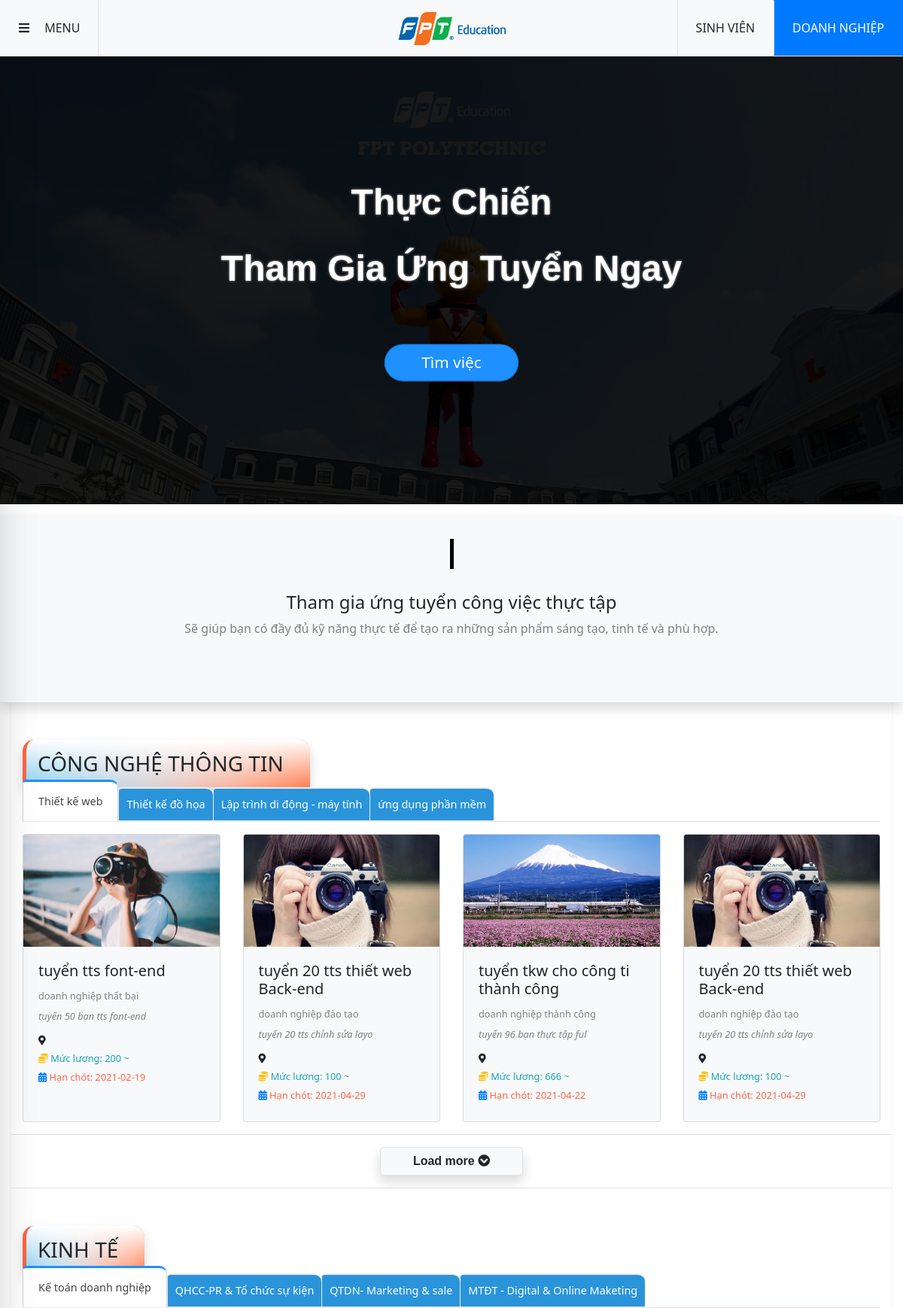
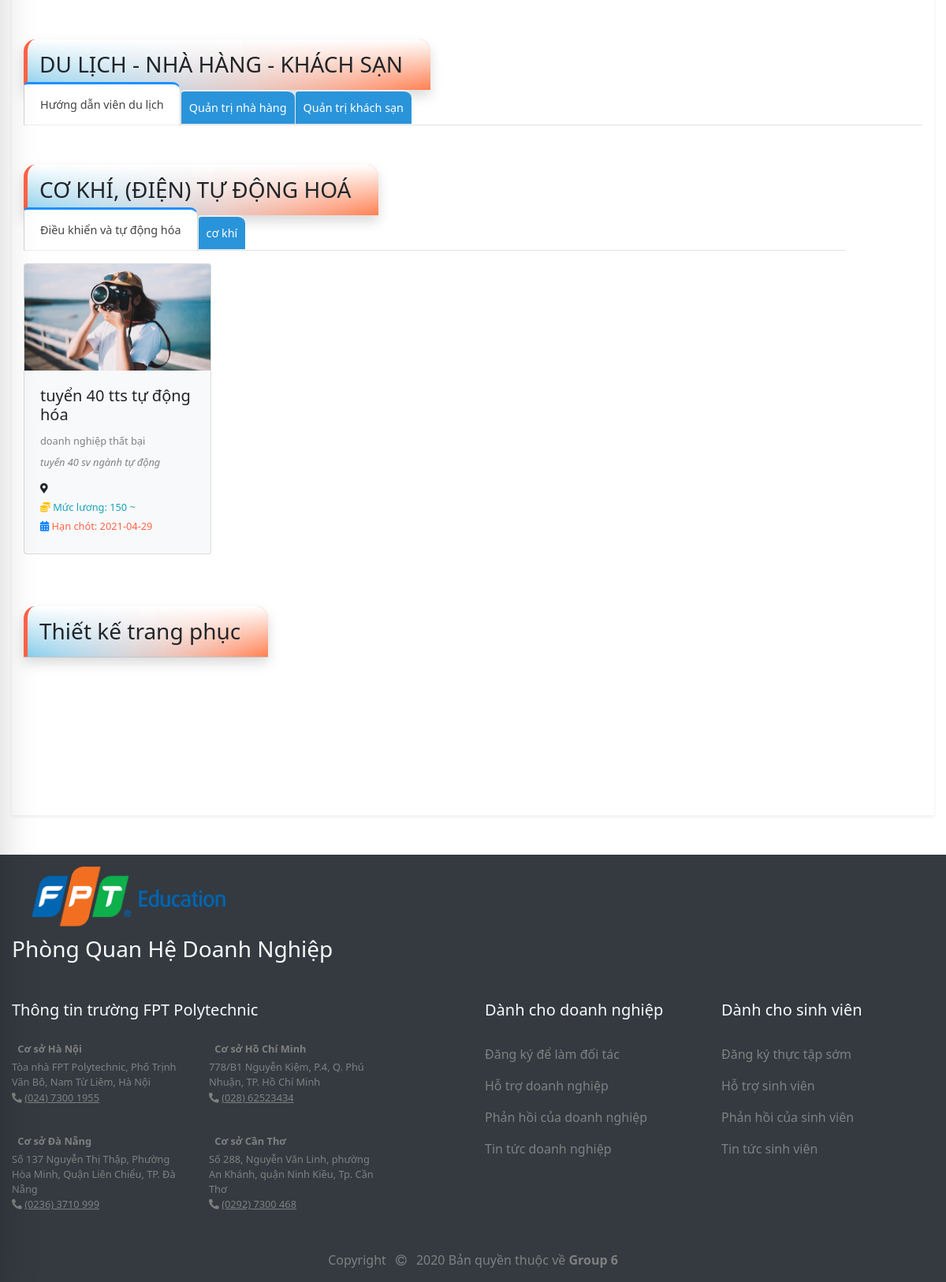
The page /site/index.php on the database its author committed (2 pictures, top to bottom).
### tables this page shows
CREATE TABLE `nhom_nganh` (
  `id_nn` int(11) NOT NULL,
  `ten_nn` varchar(100) NOT NULL,
  `an_hien` tinyint(1) DEFAULT NULL
);

CREATE TABLE `nganh` (
  `id_nganh` int(11) NOT NULL,
  `ten_nganh` varchar(100) NOT NULL,
  `an_hien` tinyint(1) DEFAULT NULL,
  `id_nn` int(11) NOT NULL
);

CREATE TABLE `dang_tuyen` (
  `id_dt` int(11) NOT NULL,
  `tieu_de` varchar(100) NOT NULL,
  `mo_ta` varchar(1000) NOT NULL,
  `yeu_cau` varchar(1000) NOT NULL,
  `quyen_loi` varchar(1000) NOT NULL,
  `sl_sv_can` int(11) NOT NULL,
  `sl_sv_dk` int(11) NOT NULL,
  `thoi_gian` date DEFAULT NULL,
  `vi_tri` tinyint(1) NOT NULL COMMENT '0 nhân viên thực tập\r\n1 nhân viên chính thức',
  `kinh_nghiem` tinyint(1) DEFAULT 0 COMMENT '0: không cần\r\n1: cần',
  `luong_khoi_dau` int(12) NOT NULL,
  `luong_ket_thuc` int(12) DEFAULT NULL,
  `thoi_gian_tt` int(2) NOT NULL COMMENT 'từ 1-12 giá trị theo tháng',
  `full_part_time` tinyint(1) NOT NULL COMMENT '0 part time\r\n1 full time',
  `thoi_gian_lam_viec` tinyint(1) NOT NULL COMMENT '0 làm t2-t6\r\n1 lam thu2-thu7\r\n2 lam thu2-cn',
  `che_do_bao_hiem` tinyint(1) DEFAULT 0,
  `du_lich` tinyint(1) DEFAULT 0,
  `che_do_thuong` tinyint(1) DEFAULT 0,
  `dao_tao` tinyint(1) DEFAULT 0,
  `tang_luong` tinyint(1) DEFAULT 0,
  `nghi_phep_nam` tinyint(1) DEFAULT 0,
  `id_dn` int(11) NOT NULL,
  `id_nganh` int(11) NOT NULL,
  `an_hien` tinyint(1) NOT NULL
);

CREATE TABLE `doanh_nghiep` (
  `id_dn` int(11) NOT NULL,
  `id_user` int(12) NOT NULL,
  `ten_dn` varchar(100) NOT NULL,
  `banner` varchar(200) DEFAULT NULL,
  `anh` varchar(200) DEFAULT NULL,
  `dia_chi` varchar(100) NOT NULL,
  `toa_do` varchar(30) NOT NULL COMMENT 'lat và lng cách nhau bởi dấu ,',
  `masothue` int(10) NOT NULL,
  `fax` int(10) NOT NULL,
  `sdt` varchar(11) NOT NULL,
  `sdt_ban` varchar(11) NOT NULL,
  `facebook` varchar(200) NOT NULL,
  `website` varchar(200) NOT NULL,
  `ngay_cap_nhap` date DEFAULT NULL,
  `an_hien` tinyint(1) DEFAULT 1,
  `stt` int(3) NOT NULL
);

### system/database.php (called while the page is built, shortened)
<?php
    function getConnection()  {
        try {
            $conn = new PDO("mysql:host=".HOST_DB.";dbname=".NAME_DB, USER_DB, PASS_DB);
            $conn->setAttribute(PDO::ATTR_ERRMODE, PDO::ERRMODE_EXCEPTION);
            return $conn;
            } catch(PDOException $e) {
            echo "Connection failed: " . $e->getMessage();
            }
        }
    function query($sql)   {
        $conn = getConnection();
        $result = $conn->query($sql);
        return $result;
        }
    function queryOne($sql) {
        $conn = getConnection();
        $result = $conn->query($sql);
        $row = $result->fetch(PDO::FETCH_ASSOC);
        return $row;
    }
?>

### site/model/home.php (called while the page is built, shortened)
<?php
require_once('../system/database.php');
function ds_nn(){
    $sql ="SELECT * FROM nhom_nganh";
   return query($sql);
}
function ds_nganh($id){
    $sql ="SELECT * FROM nganh where id_nn=$id";
   return query($sql);
}
function ds_dt($id){
    $sql ="SELECT * from dang_tuyen where id_nganh=$id and curdate() <= thoi_gian and sl_sv_can > sl_sv_dk order by id_dt desc";
    return query($sql);
}
function checkdoanhnghiepbyid($id){
    $sql="select * from doanh_nghiep where id_dn='$id'";
    return queryOne($sql);
}
?>

### site/view/home.php (the view, shortened to what this page needs)
<div id="home" class="shadow-sm">
      <div class="row bg-light shadow my-3">
          <div class="home-line"></div>
          <div class="home-note col-12 text-center">
              <h4 class=" m-auto">Tham gia ứng tuyển công việc thực tập</h4>
              <p class="text-gray mt-2">Sẽ giúp bạn có đầy đủ kỹ năng thực tế để tạo ra những sản phẩm sáng tạo, tinh tế và phù hợp.</p>
          </div>
      </div>
      <?php
      foreach($ds_nn as $ds_nn){ $ds_nganh=ds_nganh($ds_nn['id_nn']); ?>
      <div class=" row home-list-job">
          <div class="col-12">
              <h3 class=" shadow d-inline-block" ><?=$ds_nn['ten_nn']?></h3>
              <ul class=" nav nav-tabs mt-n2">
                  <?php
                   $i=1;
                  foreach($ds_nganh as $ds_nganh){
                     $a=$ds_nganh['id_nganh'];
                  ?>
                  <li class="nav-item ">
                      <a class="nav-link <?php if($i==1) echo 'active';?>" data-toggle="tab" href="#menu<?=$a.$i?>"><?=$ds_nganh['ten_nganh']?></a>
                  </li>
                  <?php $i= $i + 1; } ?>
              </ul>
              <div class="tab-content">
                  <?php
                   $ds_nganh=ds_nganh($ds_nn['id_nn']);
                   $k=1;
                  foreach($ds_nganh as $ds_nganh){
                      $a=$ds_nganh['id_nganh'];
                      $ds_dt=ds_dt($ds_nganh['id_nganh']);
                      ?>
                  <div id="menu<?=$a.$k?>" class="list-box-home  tab-pane <?php if($k==1) echo 'active';?>">
                      <div class="row d-flex flex-wrap ">
                      <?php $dem=1; foreach($ds_dt as $ds_dt){
                          if($dem>4) break;
                          $thongtindn=checkdoanhnghiepbyid($ds_dt['id_dn']);
                          ?>
                          <div class=" col-lg-3 col-md-6 mt-3  pb-3  float-left">
                              <div class="card card-re h-100 bg-light">
                                  <img class="card-img-top " src="../uploads/<?=$thongtindn['anh']?>" onerror=this.src="../uploads/700x400.png" alt="Card image cap ">
                                  <div class="card-body small">
                                      <h5 class="card-title "><?=$ds_dt['tieu_de']?></h5>
                                      <a href="" class="card-text text-gray "><?=$thongtindn['ten_dn']?></a>
                                      <p class="card-text text-gray py-2 font-italic"><?php echo substr($ds_dt['mo_ta'],0,33)?></p>
                                      <p class="card-text "><i class="fas fa-map-marker-alt"></i> <?=$thongtindn['dia_chi']?></p>
                                      <p class="card-text text-info  "><i class="fas fa-coins   text-warning    "></i> Mức lương: <?=$ds_dt['luong_khoi_dau']?> ~ <?=$ds_dt['luong_ket_thuc']?></p>
                                      <p class="card-text  text-tomato"><i class="fas fa-calendar-alt   text-primary "></i> Hạn chót: <?=$ds_dt['thoi_gian']?></p>
                                  </div>
                              </div>
                          </div>
                          <?php if($dem==4){?>
                          <div class=" col-12 text-center bg-gray border-bottom border-top my-0 p-3">
                              <a type="button" href="index.php?act=listjob&id_nganh=<?=$ds_nganh['id_nganh']?>" class="xemthem col-lg-2 btn btn-light border btn-inline-block font-weight-bold rounded-lg  shadow  "><span>Load more</span> <i class="fas fa-chevron-circle-down "></i></a>
                          </div>
                          <?php } ?>
                          <?php  $dem++;}?>
                      </div>
                      </div>
          <?php
        $k++;  } ?>
  </div></div>
      <?php } ?>

### rows shown on the page
nhom_nganh: ten_nn "CÔNG NGHỆ THÔNG TIN"
nganh: ten_nganh "Thiết kế web"
nganh: ten_nganh "Thiết kế đồ họa"
nganh: ten_nganh "Lập trình di động - máy tính"
nganh: ten_nganh "ứng dụng phần mềm"
dang_tuyen: id_dn.anh (picture), tieu_de "tuyển tts font-end", id_dn.ten_dn "doanh nghiệp thất bại", mo_ta "tuyển 50 bạn tts font-end", luong_khoi_dau "200", thoi_gian "2021-02-19"
dang_tuyen: id_dn.anh (picture), tieu_de "tuyển 20 tts thiết web Back-end", id_dn.ten_dn "doanh nghiệp đào tạo", mo_ta "tuyển 20 tts chỉnh sửa layo", luong_khoi_dau "100", thoi_gian "2021-04-29"
dang_tuyen: id_dn.anh (picture), tieu_de "tuyển tkw cho công ti thành công", id_dn.ten_dn "doanh nghiệp thành công", mo_ta "tuyển 96 bạn thực tập ful", luong_khoi_dau "666", thoi_gian "2021-04-22"
dang_tuyen: id_dn.anh (picture), tieu_de "tuyển 20 tts thiết web Back-end", id_dn.ten_dn "doanh nghiệp đào tạo", mo_ta "tuyển 20 tts chỉnh sửa layo", luong_khoi_dau "100", thoi_gian "2021-04-29"
nhom_nganh: ten_nn "KINH TẾ"
nganh: ten_nganh "Kế toán doanh nghiệp"
nganh: ten_nganh "QHCC-PR & Tổ chức sự kiện"
nganh: ten_nganh "QTDN- Marketing & sale"
nganh: ten_nganh "MTĐT - Digital & Online Maketing"
nhom_nganh: ten_nn "DU LỊCH - NHÀ HÀNG - KHÁCH SẠN"
nganh: ten_nganh "Hướng dẫn viên du lịch"
nganh: ten_nganh "Quản trị nhà hàng"
nganh: ten_nganh "Quản trị khách sạn"
nhom_nganh: ten_nn "CƠ KHÍ, (ĐIỆN) TỰ ĐỘNG HOÁ"
nganh: ten_nganh "Điều khiển và tự động hóa"
nganh: ten_nganh "cơ khí"
dang_tuyen: id_dn.anh (picture), tieu_de "tuyển 40 tts tự động hóa", id_dn.ten_dn "doanh nghiệp thất bại", mo_ta "tuyển 40 sv ngành tự động", luong_khoi_dau "150", thoi_gian "2021-04-29"
nhom_nganh: ten_nn "Thiết kế trang phục"
